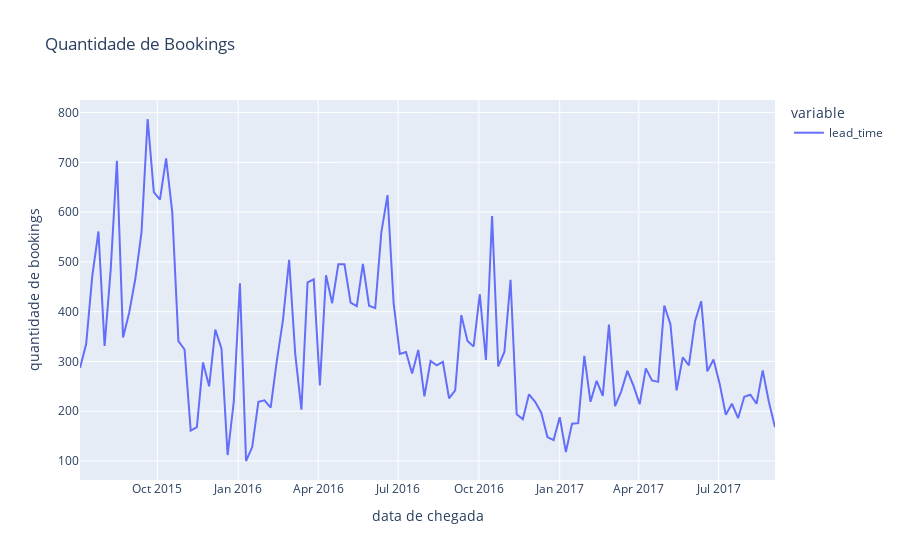

Notebook code cell kept with this figure:
### Code cell
fig = px.line(data_frame = df1['lead_time'],
             title="Quantidade de Bookings ", labels={"value":"quantidade de bookings","arrival_date":"data de chegada"})
fig.show()
